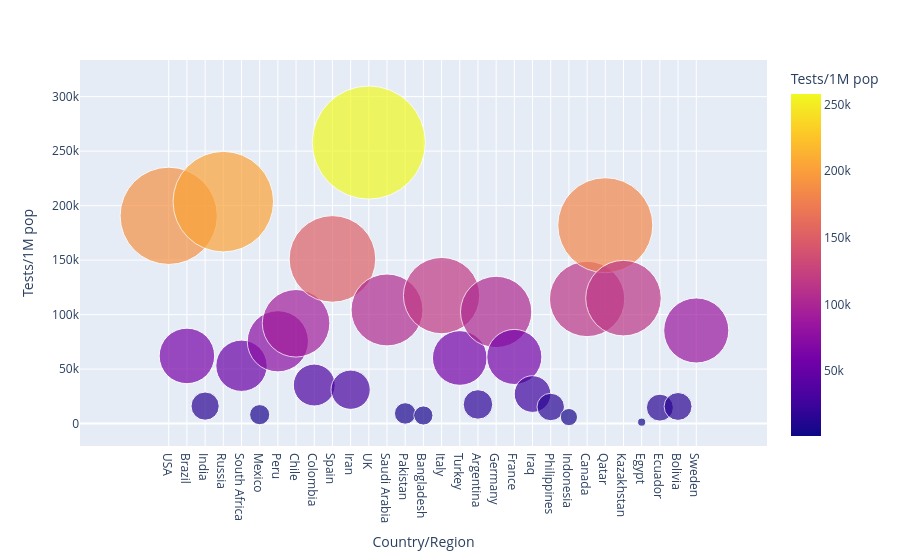

The notebook cell this image was saved under:
### Code cell
#### Data Visualization through Bubble Charts-Country Wise
px.scatter(df.head(30), x='Country/Region', y= 'Tests/1M pop', 
           hover_data=['Country/Region', 'Continent'],
           color='Tests/1M pop', size= 'Tests/1M pop', size_max=80)

### Figure 1 — Plotly figure (JSON) as saved in the notebook; plotly's stock layout.template omitted (floating-point values rounded to 4 significant figures)
{"data": [{"customdata": [["North America"], ["South America"], ["Asia"], ["Europe"], ["Africa"], ["North America"], ["South America"], ["South America"], ["South America"], ["Europe"], ["Asia"], ["Europe"], ["Asia"], ["Asia"], ["Asia"], ["Europe"], ["Asia"], ["South America"], ["Europe"], ["Europe"], ["Asia"], ["Asia"], ["Asia"], ["North America"], ["Asia"], ["Asia"], ["Africa"], ["South America"], ["South America"], ["Europe"]], "hovertemplate": "Country/Region=%{x}<br>Tests/1M pop=%{marker.color}<br>Continent=%{customdata[0]}<extra></extra>", "legendgroup": "", "marker": {"color": [190600.0, 62080.0, 16040.0, 203600.0, 53040.0, 8189.0, 75520.0, 92020.0, 35370.0, 151100.0, 31070.0, 257900.0, 104300.0, 9304.0, 7432.0, 117400.0, 60190.0, 17560.0, 102500.0, 61150.0, 27110.0, 15220.0, 5965.0, 114300.0, 182000.0, 115100.0, 1317.0, 14640.0, 15710.0, 85430.0], "coloraxis": "coloraxis", "size": [190600.0, 62080.0, 16040.0, 203600.0, 53040.0, 8189.0, 75520.0, 92020.0, 35370.0, 151100.0, 31070.0, 257900.0, 104300.0, 9304.0, 7432.0, 117400.0, 60190.0, 17560.0, 102500.0, 61150.0, 27110.0, 15220.0, 5965.0, 114300.0, 182000.0, 115100.0, 1317.0, 14640.0, 15710.0, 85430.0], "sizemode": "area", "sizeref": 40.29, "symbol": "circle"}, "mode": "markers", "name": "", "orientation": "v", "showlegend": false, "type": "scatter", "x": ["USA", "Brazil", "India", "Russia", "South Africa", "Mexico", "Peru", "Chile", "Colombia", "Spain", "Iran", "UK", "Saudi Arabia", "Pakistan", "Bangladesh", "Italy", "Turkey", "Argentina", "Germany", "France", "Iraq", "Philippines", "Indonesia", "Canada", "Qatar", "Kazakhstan", "Egypt", "Ecuador", "Bolivia", "Sweden"], "xaxis": "x", "y": [190600.0, 62080.0, 16040.0, 203600.0, 53040.0, 8189.0, 75520.0, 92020.0, 35370.0, 151100.0, 31070.0, 257900.0, 104300.0, 9304.0, 7432.0, 117400.0, 60190.0, 17560.0, 102500.0, 61150.0, 27110.0, 15220.0, 5965.0, 114300.0, 182000.0, 115100.0, 1317.0, 14640.0, 15710.0, 85430.0], "yaxis": "y"}], "layout": {"coloraxis": {"colorbar": {"title": {"text": "Tests/1M pop"}}, "colorscale": [[0, "#0d0887"], [0.1111, "#46039f"], [0.2222, "#7201a8"], [0.3333, "#9c179e"], [0.4444, "#bd3786"], [0.5556, "#d8576b"], [0.6667, "#ed7953"], [0.7778, "#fb9f3a"], [0.8889, "#fdca26"], [1, "#f0f921"]]}, "legend": {"itemsizing": "constant", "tracegroupgap": 0}, "margin": {"t": 60}, "xaxis": {"anchor": "y", "domain": [0, 1], "title": {"text": "Country/Region"}}, "yaxis": {"anchor": "x", "domain": [0, 1], "title": {"text": "Tests/1M pop"}}}}
